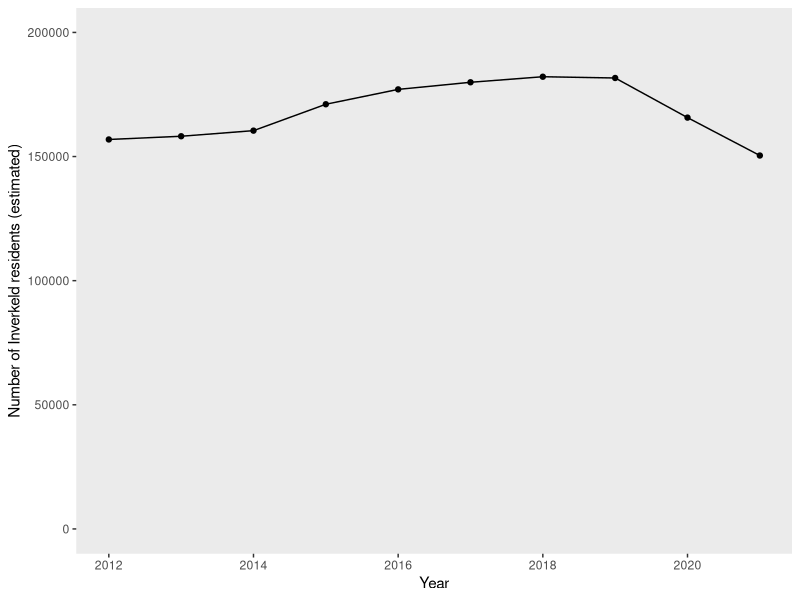
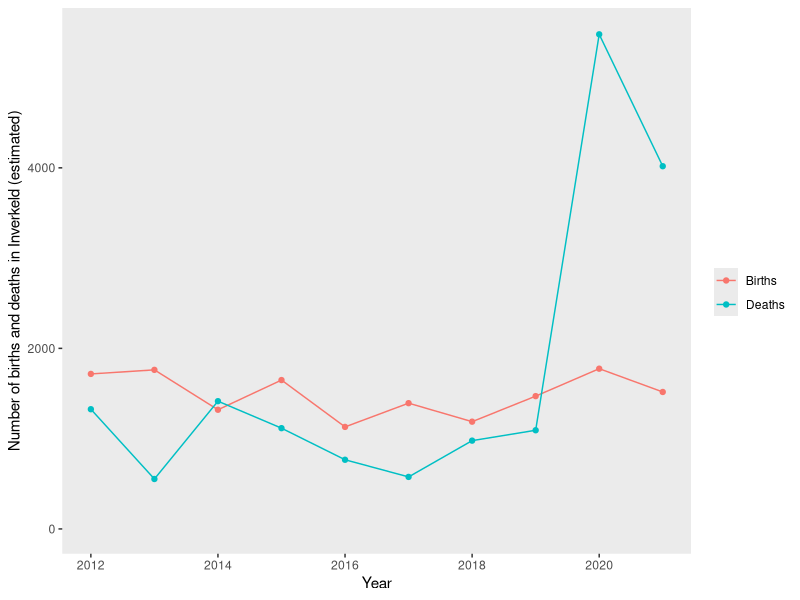
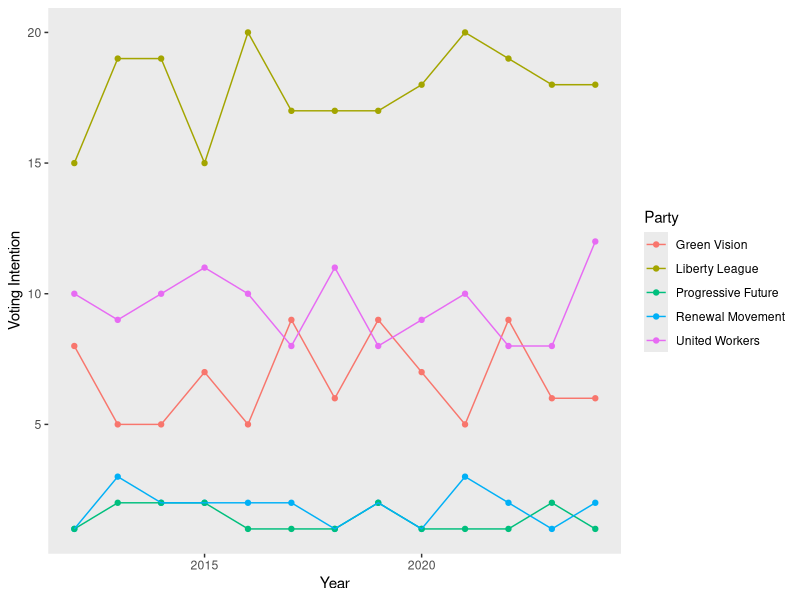
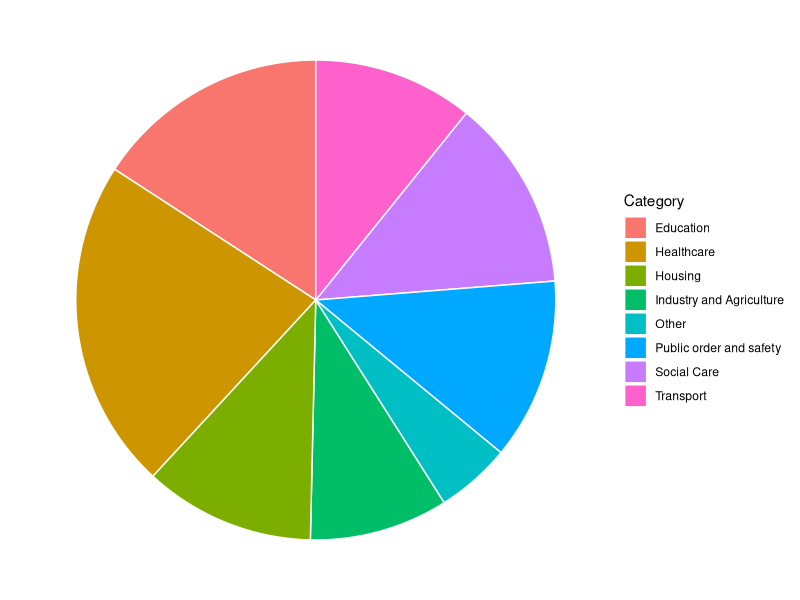
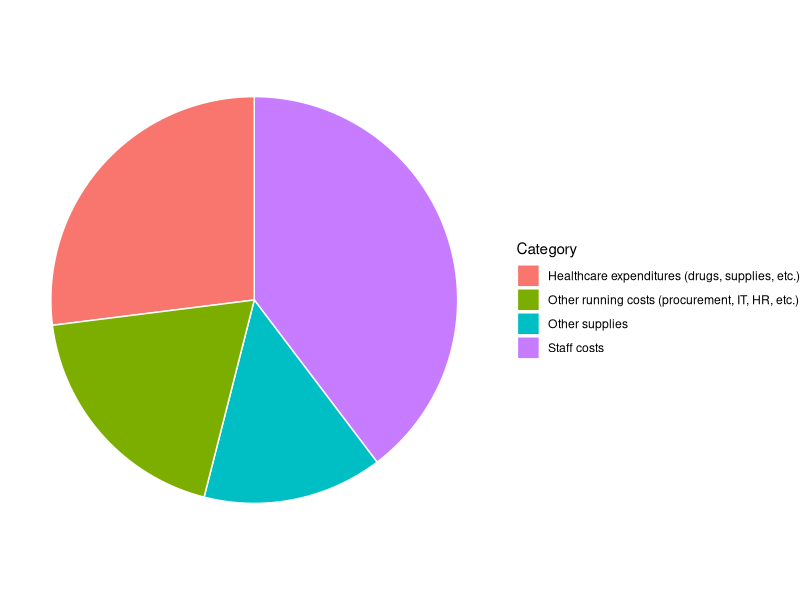

Write the R code that produced these figures, in order.
## ---- chunk 1

library(ggplot2)
library(knitr)
## ---- chunk 2

Pop <- c(sample(150000:170000, size=3, replace=TRUE), sample(170000:180000, size=3, replace=TRUE), sample(190000:170000, size=2, replace=TRUE), sample(150000:170000, size=2, replace=TRUE))
PopYears <- c(2012:2021)
population <- data.frame(Pop, PopYears)
ggplot(data = population, aes(x=PopYears, y=Pop)) + 
  geom_point() +
  geom_line() +
  labs(y = "Number of Inverkeld residents (estimated)", x = "Year") +
  scale_y_continuous(limits=c(0, 200000)) + 
  theme(panel.grid.major = element_blank(), panel.grid.minor = element_blank())


Demog <- c((rep("Births", 10)), (rep("Deaths", 10)))
Num <- c(sample(1000:2000, size=10, replace=TRUE), sample(500:1500, size=8, replace=TRUE), sample(3000:5500, size=2, replace=TRUE))
DemogYears <- c(rep(2012:2021, 2))
birthdeath <- data.frame(Demog, Num, DemogYears)
ggplot(data = birthdeath, aes(x=DemogYears, y=Num, group=Demog, colour=Demog)) + 
  geom_point() +
  geom_line() +
  labs(y = "Number of births and deaths in Inverkeld (estimated)", x = "Year", colour = "Demographics") +
  scale_y_continuous(limits=c(0, 5500)) + 
  theme(panel.grid.major = element_blank(), panel.grid.minor = element_blank()) + 
  scale_color_discrete(name="")
## ---- chunk 3

# Generate random party names
party_names <- sample(c("Progressive Future", "United Workers", "Eco Harmony", 
                        "People's Alliance", "New Horizon", "Community First", 
                        "Renewal Movement", "Green Vision", "Forward Together", 
                        "Liberty League"), 5)

# Create a vector of party assignments
Party <- rep(party_names, each = 13)  # 13 years per party (2012–2024)

# Generate random polling data for each party
Polls <- c(sample(1:3, size=13, replace=TRUE), 
           sample(8:14, size=13, replace=TRUE), 
           sample(15:20, size=13, replace=TRUE), 
           sample(5:10, size=13, replace=TRUE), 
           sample(1:2, size=13, replace=TRUE))

# Generate years from 2012 to 2024 for each party
PolYears <- rep(2012:2024, times = 5)

# Create the data frame
politics <- data.frame(Party, Polls, PolYears)

# Plot the data
ggplot(data = politics, aes(x=PolYears, y=Polls, color=Party)) + 
  geom_point() +
  geom_line() +
  labs(y = "Voting Intention", x = "Year") + 
  theme(panel.grid.major = element_blank(), panel.grid.minor = element_blank())

# Calculate total councillors elected after 2020
Councillors <- sum(politics[politics$PolYears > 2020, "Polls"])

## ---- chunk 4

pol2021 <- (politics[politics$PolYears>2020, 2])
Parties <- c("Revolutionary", "Social Capital", "Environment First", "Wind Power", "Social Redistribution")

Councillors <- data.frame(Parties, pol2021)

kable(x = Councillors, 
      format = "html", 
      col.names = c("Political Party", "Number of Seats"))

## ---- chunk 5

# Define the categories
categories <- c("Education", "Industry and Agriculture", "Social Care", 
                "Transport", "Public order and safety", "Healthcare", 
                "Housing", "Other")

# Original values
base_values <- c(13, 7, 9, 5, 7, 21, 8, 2)

# Generate a random increase between 2 and 10 for each category
random_increase <- sample(2:10, length(base_values), replace=TRUE)

# Add the random increase to the base values
new_values <- base_values + random_increase

# Create the data frame
expenses <- data.frame(Category = categories, value = new_values)

# Plot the pie chart
ggplot(expenses, aes(x="", y=value, fill=Category)) +
  geom_bar(stat="identity", width=1, color="white") +
  coord_polar("y", start=0) +
  theme_void()

## ---- chunk 6

expenses <- data.frame(
  Category=c("Staff costs", "Healthcare expenditures (drugs, supplies, etc.)", "Other supplies", "Other running costs (procurement, IT, HR, etc.)"),
  value=c(25,17,9,12)
)

ggplot(expenses, aes(x="", y=value, fill=Category)) +
  geom_bar(stat="identity", width=1, color="white") +
  coord_polar("y", start=0) +
  theme_void() 
